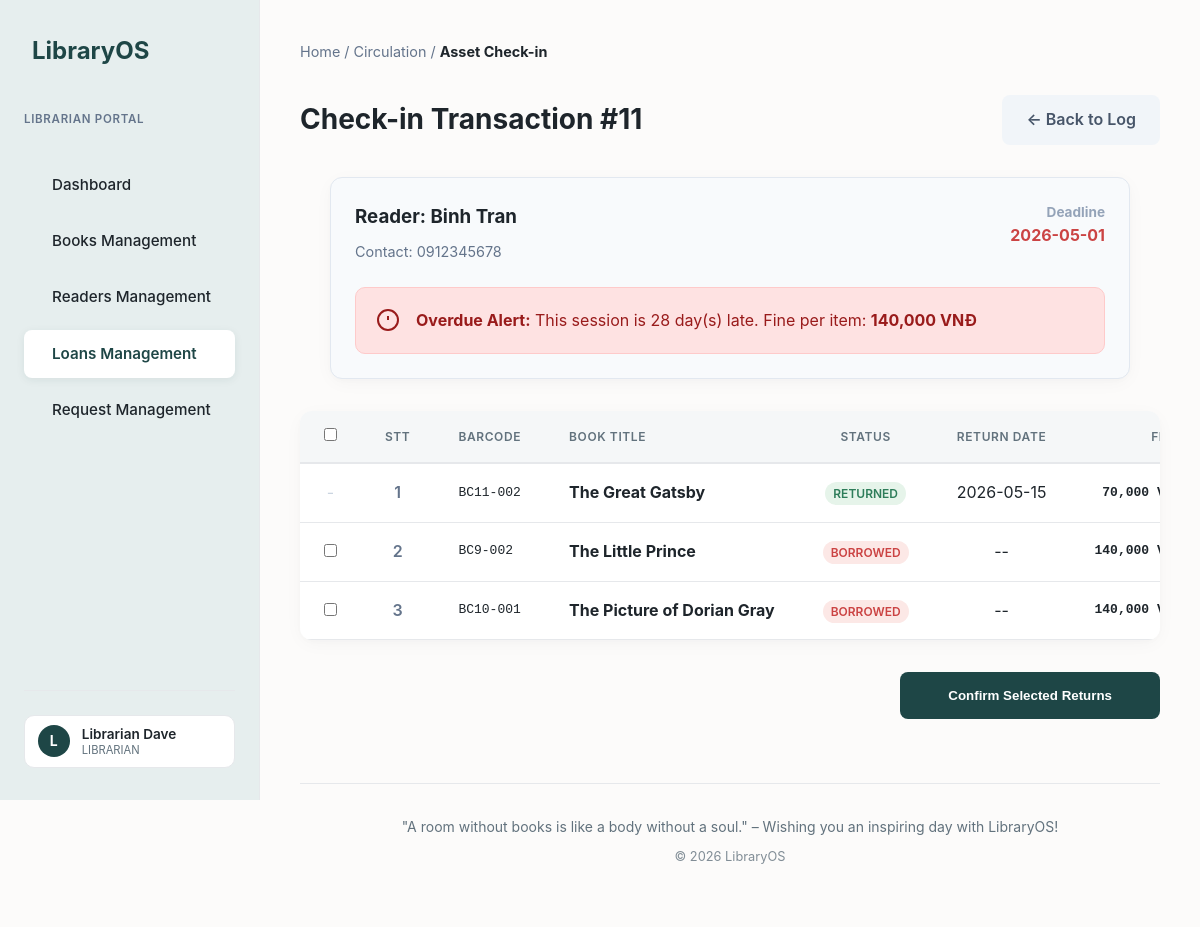
The page /loan/return.php?loan_id=11 (signed in) on the database its author committed.
### tables this page shows
CREATE TABLE loans (
    id          INT AUTO_INCREMENT PRIMARY KEY,
    reader_id   INT,
    borrow_date DATE DEFAULT (CURRENT_DATE),
    due_date    DATE NOT NULL,
    status      ENUM('pending', 'ongoing', 'partial', 'closed', 'rejected') DEFAULT 'pending',
    created_at  TIMESTAMP DEFAULT CURRENT_TIMESTAMP,
    FOREIGN KEY (reader_id) REFERENCES readers(id)
);

CREATE TABLE readers (
    id         INT AUTO_INCREMENT PRIMARY KEY,
    name       VARCHAR(150) NOT NULL,
    phone      VARCHAR(20)  UNIQUE,
    email      VARCHAR(100) UNIQUE,
    address    TEXT,
    dob        DATE,
    gender     ENUM('male', 'female', 'other') DEFAULT 'male',
    status     ENUM('active', 'inactive') DEFAULT 'active',
    account_id INT NULL DEFAULT NULL UNIQUE,
    created_at TIMESTAMP DEFAULT CURRENT_TIMESTAMP,
    FOREIGN KEY (account_id) REFERENCES accounts(id) ON DELETE SET NULL ON UPDATE CASCADE
);

CREATE TABLE settings (
    setting_key   VARCHAR(50)  PRIMARY KEY,
    setting_value VARCHAR(255) NOT NULL,
    description   TEXT
);

CREATE TABLE loan_details (
    id           INT AUTO_INCREMENT PRIMARY KEY,
    loan_id      INT,
    book_copy_id INT,
    return_date  DATE NULL,
    fine_amount  DECIMAL(10,2) DEFAULT 0,
    status       ENUM('pending', 'borrowed', 'returned', 'rejected') DEFAULT 'pending',
    FOREIGN KEY (loan_id)      REFERENCES loans(id)       ON DELETE CASCADE,
    FOREIGN KEY (book_copy_id) REFERENCES book_copies(id)
);

CREATE TABLE book_copies (
    id      INT AUTO_INCREMENT PRIMARY KEY,
    book_id INT,
    barcode VARCHAR(50) UNIQUE NOT NULL,
    status  ENUM('available', 'borrowed', 'reserved') DEFAULT 'available',
    FOREIGN KEY (book_id) REFERENCES books(id) ON DELETE CASCADE
);

CREATE TABLE books (
    id           INT AUTO_INCREMENT PRIMARY KEY,
    title        VARCHAR(255) NOT NULL,
    publisher_id INT,
    pub_year     INT,
    description  TEXT,
    cover_image  VARCHAR(255) DEFAULT NULL,
    FOREIGN KEY (publisher_id) REFERENCES publishers(id)
);

### loan/return.php (called while the page is built, shortened)
<?php
require_once '../env/config.php';
require_once '../system/sys_rules.php';
include '../inc/header.php';
$loan_id = isset($_GET['loan_id']) ? (int)$_GET['loan_id'] : 0;
$fine_rate = (int)get_setting('fine_per_day', 5000);
$current_date = date('Y-m-d');
$loan_query = "SELECT l.*, r.name as reader_name, r.phone FROM loans l JOIN readers r ON l.reader_id = r.id WHERE l.id = $loan_id";
$loan_res = mysqli_query($db_connect, $loan_query);
$loan_info = mysqli_fetch_assoc($loan_res);
$days_late_count = 0;
if ($current_date > $loan_info['due_date']) {
    $days_late_count = (strtotime($current_date) - strtotime($loan_info['due_date'])) / (60 * 60 * 24);
}
$calculated_fine = $days_late_count * $fine_rate;
$items_query = "SELECT d.*, bc.barcode, b.title FROM loan_details d JOIN book_copies bc ON d.book_copy_id = bc.id JOIN books b ON bc.book_id = b.id WHERE d.loan_id = $loan_id";
$items_recordset = mysqli_query($db_connect, $items_query);
include 'views/return_editor.php';
include '../inc/footer.php';

### system/sys_rules.php (called while the page is built, shortened)
<?php
function get_setting($key, $default = '') {
    global $db_connect;
    $safe_key = mysqli_real_escape_string($db_connect, $key);
    $query = mysqli_query($db_connect, "SELECT setting_value FROM settings WHERE setting_key = '$safe_key'");
    if ($row = mysqli_fetch_assoc($query)) return $row['setting_value'];
    return $default;
}

### loan/views/return_editor.php (the view, shortened to what this page needs)
<div class="breadcrumb" style="margin-bottom: 2rem; color: #64748b; font-size: 0.9rem;">
    Home / Circulation / <strong style="color: var(--text-color);">Asset Check-in</strong>
</div>
<div style="max-width: 1000px; margin: 0 auto;">
    <div style="display: flex; justify-content: space-between; align-items: center; margin-bottom: 2rem;">
        <h1 style="font-size: 1.75rem;">Check-in Transaction #<?php echo $loan_info['id']; ?></h1>
        <a href="loans.php" class="btn" style="background: #f1f5f9; color: #475569;">&larr; Back to Log</a>
    </div>
    <?php
    $has_active_items = false;
    mysqli_data_seek($items_recordset, 0);
    while ($chk = mysqli_fetch_assoc($items_recordset)) {
        if ($chk['status'] == 'borrowed') { $has_active_items = true; break; }
    }
    ?>
    <div class="form-card" style="margin-bottom: 2rem; background: #f8fafc; border: 1px solid #e2e8f0; padding: 1.5rem; border-radius: 12px;">
        <div style="display: flex; justify-content: space-between; align-items: flex-start;">
            <div>
                <h3 style="margin-bottom: 0.5rem;">Reader: <?php echo htmlspecialchars($loan_info['reader_name']); ?></h3>
                <p style="color: #64748b; font-size: 0.9rem;">Contact: <?php echo htmlspecialchars($loan_info['phone']); ?></p>
            </div>
            <div style="text-align: right;">
                <p style="font-size: 0.85rem; color: #94a3b8; font-weight: 700;">Deadline</p>
                <p style="font-weight: 700; color: <?php echo ($days_late_count > 0 && $has_active_items) ? 'var(--danger)' : 'inherit'; ?>;">
                    <?php echo $loan_info['due_date']; ?>
                </p>
            </div>
        </div>
        <?php if ($days_late_count > 0 && $has_active_items): ?>
            <div style="padding: 1.25rem; background: #fee2e2; color: #991b1b; border-radius: 10px; margin-top: 1.5rem; border: 1px solid #fecaca; display: flex; align-items: center; gap: 1rem;">
                <svg viewBox="0 0 24 24" width="24" height="24" stroke="currentColor" stroke-width="2" fill="none"><circle cx="12" cy="12" r="10"></circle><line x1="12" y1="8" x2="12" y2="12"></line><line x1="12" y1="16" x2="12.01" y2="16"></line></svg>
                <div>
                    <strong>Overdue Alert:</strong> This session is <?php echo $days_late_count; ?> day(s) late.
                    Fine per item: <strong><?php echo number_format($calculated_fine); ?> VNĐ</strong>
                </div>
            </div>
        <?php endif; ?>
    </div>
    <form action="" method="POST">
        <div class="table-container">
            <table class="datatable">
                <thead>
                    <tr>
                        <th width="40"><input type="checkbox" id="selectAllItems"></th>
                        <th width="40" style="text-align: center;">STT</th>
                        <th>Barcode</th>
                        <th style="text-align: left;">Book Title</th>
                        <th>Status</th>
                        <th>Return Date</th>
                        <th style="text-align: right;">Fine</th>
                    </tr>
                </thead>
                <tbody>
                    <?php
                    $has_active_items = false;
                    mysqli_data_seek($items_recordset, 0);
                    while ($row = mysqli_fetch_assoc($items_recordset)):
                    ?>
                        <tr>
                            <td align="center">
                                <?php if ($row['status'] == 'borrowed'): $has_active_items = true; ?>
                                    <input type="checkbox" name="return_details[]" class="item-checkbox" value="<?php echo $row['id']; ?>">
                                <?php else: ?>
                                    <span style="color: #cbd5e1;">-</span>
                                <?php endif; ?>
                            </td>
                            <?php static $stt = 1; ?>
                            <td align="center" style="font-weight: 600; color: #64748b;">
                                <?php echo $stt++; ?>
                            </td>
                            <td style="font-family: monospace;"><?php echo htmlspecialchars($row['barcode']); ?></td>
                            <td><strong><?php echo htmlspecialchars($row['title']); ?></strong></td>
                            <td align="center">
                                <span class="badge badge-<?php echo $row['status'] == 'returned' ? 'returned' : ($days_late_count > 0 ? 'overdue' : 'borrowing'); ?>">
                                    <?php echo strtoupper($row['status']); ?>
                                </span>
                            </td>
                            <td align="center"><?php echo $row['return_date'] ?: '--'; ?></td>
                            <td align="right" style="font-weight: 700; font-family: monospace;">
                                <?php echo number_format($row['status'] == 'returned' ? $row['fine_amount'] : ($row['status'] == 'borrowed' ? $calculated_fine : 0)); ?> VNĐ
                            </td>
                        </tr>
                    <?php endwhile; ?>
                </tbody>
            </table>
        </div>
        <?php if ($has_active_items): ?>
            <div style="margin-top: 2rem; text-align: right;">
                <button type="submit" class="btn btn-primary" style="padding: 1rem 3rem; font-weight: 700;">Confirm Selected Returns</button>
            </div>
        <?php endif; ?>
    </form>
</div>

### css/style.css (style rules this page uses)
:root { --primary-color: #1e4646; --primary-light: #e6eeee; --bg-color: #fcfbfa; --text-color: #1e252b; --text-muted: #62727d; --card-bg: #ffffff; --border-color: #e6e8eb; --danger: #cb4343; --success: #2e7d5a; }
* { margin: 0; padding: 0; box-sizing: border-box; }
body { font-family: 'Inter', system-ui, -apple-system, sans-serif; background-color: var(--bg-color); color: var(--text-color); line-height: 1.6; -webkit-font-smoothing: antialiased; }
.form-card { background: var(--card-bg); padding: 2.5rem; border-radius: 12px; box-shadow: 0 4px 20px -2px rgba(30, 37, 43, 0.04), 0 2px 6px -1px rgba(30, 37, 43, 0.02); max-width: 800px; margin: 0 auto; }
input, select, textarea { width: 100%; padding: 0.75rem; border: 1px solid var(--border-color); border-radius: 8px; font-size: 1rem; color: var(--text-color); transition: border-color 0.3s, box-shadow 0.3s; }
.btn { display: inline-block; padding: 0.75rem 1.5rem; border-radius: 8px; font-weight: 600; text-decoration: none; cursor: pointer; border: none; transition: opacity 0.3s, transform 0.1s; }
.btn-primary { background-color: var(--primary-color); color: white; }
.table-container { background: var(--card-bg); border-radius: 12px; overflow-x: auto; overflow-y: hidden; box-shadow: 0 4px 20px -2px rgba(30, 37, 43, 0.04), 0 2px 6px -1px rgba(30, 37, 43, 0.02); }
table { width: 100%; border-collapse: collapse; }
th { background-color: #f5f7f8; color: var(--text-muted); text-align: center; padding: 1rem; font-weight: 600; position: sticky; top: 0; z-index: 10; }
td { padding: 1rem; border-bottom: 1px solid var(--border-color); background-color: var(--card-bg); color: var(--text-color); }
.datatable, .datatable * { transition: none !important; transform: none !important; }
.badge { padding: 0.25rem 0.5rem; border-radius: 9999px; font-size: 0.75rem; font-weight: 600; }
.badge-returned { background: #e6f4ea; color: var(--success); }
.badge-overdue { background: #fce8e6; color: var(--danger); }
.datatable { width: 100%; border-collapse: separate; border-spacing: 0; }
.datatable th { background: #f5f7f8; color: var(--text-muted); font-weight: 600; text-transform: uppercase; font-size: 0.75rem; letter-spacing: 0.05em; padding: 1rem 1.5rem; border-bottom: 2px solid var(--border-color); white-space: nowrap; }
.datatable td { padding: 1rem 1.5rem; border-bottom: 1px solid var(--border-color); vertical-align: middle; white-space: nowrap; }
.datatable tbody tr { transition: background-color 0.2s ease; }
body { display: flex; min-height: 100vh; }
:root { --shopee-orange: #ee4d2d; }

### rows shown on the page
loans: id "11", reader.name "Binh Tran", reader.phone "0912345678", due_date "2026-05-01", due_date "28", due_date.setting_value "140,000"
loan_details: book_copy.barcode "BC11-002", books.title "The Great Gatsby", status "RETURNED", return_date "2026-05-15", status+fine_amount "70,000"
loan_details: book_copy.barcode "BC9-002", books.title "The Little Prince", status "BORROWED", return_date "--", status.setting_value "140,000"
loan_details: book_copy.barcode "BC10-001", books.title "The Picture of Dorian Gray", status "BORROWED", return_date "--", status.setting_value "140,000"

### other values the page prints
substr($_SESSION['full_name'], 0, 1) "L"
$_SESSION['full_name'] "Librarian Dave"
$_SESSION['role_name'] "LIBRARIAN"
